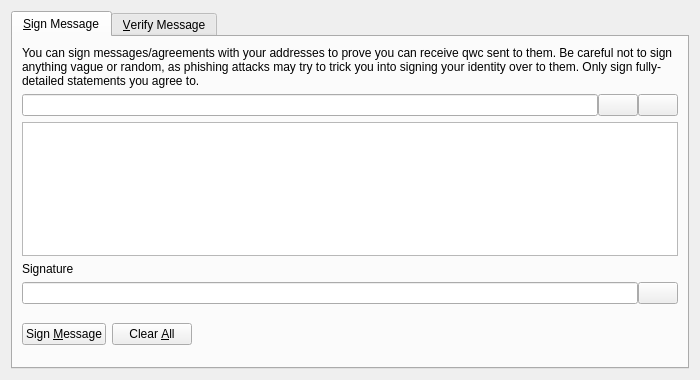
<?xml version="1.0" encoding="UTF-8"?>
<ui version="4.0">
 <class>SignVerifyMessageDialog</class>
 <widget class="QDialog" name="SignVerifyMessageDialog">
  <property name="geometry">
   <rect>
    <x>0</x>
    <y>0</y>
    <width>700</width>
    <height>380</height>
   </rect>
  </property>
  <property name="windowTitle">
   <string>Signatures - Sign / Verify a Message</string>
  </property>
  <property name="modal">
   <bool>true</bool>
  </property>
  <layout class="QVBoxLayout" name="verticalLayout">
   <item>
    <widget class="QTabWidget" name="tabWidget">
     <property name="currentIndex">
      <number>0</number>
     </property>
     <widget class="QWidget" name="tabSignMessage">
      <attribute name="title">
       <string>&amp;Sign Message</string>
      </attribute>
      <layout class="QVBoxLayout" name="verticalLayout_SM">
       <item>
        <widget class="QLabel" name="infoLabel_SM">
         <property name="text">
          <string>You can sign messages/agreements with your addresses to prove you can receive qwc sent to them. Be careful not to sign anything vague or random, as phishing attacks may try to trick you into signing your identity over to them. Only sign fully-detailed statements you agree to.</string>
         </property>
         <property name="textFormat">
          <enum>Qt::PlainText</enum>
         </property>
         <property name="wordWrap">
          <bool>true</bool>
         </property>
        </widget>
       </item>
       <item>
        <layout class="QHBoxLayout" name="horizontalLayout_1_SM">
         <property name="spacing">
          <number>0</number>
         </property>
         <item>
          <widget class="QValidatedLineEdit" name="addressIn_SM">
           <property name="toolTip">
            <string>The qwc address to sign the message with</string>
           </property>
          </widget>
         </item>
         <item>
          <widget class="QPushButton" name="addressBookButton_SM">
           <property name="toolTip">
            <string>Choose previously used address</string>
           </property>
           <property name="text">
            <string/>
           </property>
           <property name="shortcut">
            <string>Alt+A</string>
           </property>
           <property name="autoDefault">
            <bool>false</bool>
           </property>
          </widget>
         </item>
         <item>
          <widget class="QPushButton" name="pasteButton_SM">
           <property name="toolTip">
            <string>Paste address from clipboard</string>
           </property>
           <property name="text">
            <string/>
           </property>
           <property name="shortcut">
            <string>Alt+P</string>
           </property>
           <property name="autoDefault">
            <bool>false</bool>
           </property>
          </widget>
         </item>
        </layout>
       </item>
       <item>
        <widget class="QPlainTextEdit" name="messageIn_SM">
         <property name="toolTip">
          <string>Enter the message you want to sign here</string>
         </property>
        </widget>
       </item>
       <item>
        <widget class="QLabel" name="signatureLabel_SM">
         <property name="text">
          <string>Signature</string>
         </property>
         <property name="textFormat">
          <enum>Qt::PlainText</enum>
         </property>
        </widget>
       </item>
       <item>
        <layout class="QHBoxLayout" name="horizontalLayout_2_SM">
         <property name="spacing">
          <number>0</number>
         </property>
         <item>
          <widget class="QLineEdit" name="signatureOut_SM">
           <property name="font">
            <font>
             <italic>true</italic>
            </font>
           </property>
           <property name="readOnly">
            <bool>true</bool>
           </property>
          </widget>
         </item>
         <item>
          <widget class="QPushButton" name="copySignatureButton_SM">
           <property name="toolTip">
            <string>Copy the current signature to the system clipboard</string>
           </property>
           <property name="text">
            <string/>
           </property>
           <property name="autoDefault">
            <bool>false</bool>
           </property>
          </widget>
         </item>
        </layout>
       </item>
       <item>
        <layout class="QHBoxLayout" name="horizontalLayout_3_SM">
         <item>
          <widget class="QPushButton" name="signMessageButton_SM">
           <property name="toolTip">
            <string>Sign the message to prove you own this qwc address</string>
           </property>
           <property name="text">
            <string>Sign &amp;Message</string>
           </property>
           <property name="autoDefault">
            <bool>false</bool>
           </property>
          </widget>
         </item>
         <item>
          <widget class="QPushButton" name="clearButton_SM">
           <property name="toolTip">
            <string>Reset all sign message fields</string>
           </property>
           <property name="text">
            <string>Clear &amp;All</string>
           </property>
           <property name="autoDefault">
            <bool>false</bool>
           </property>
          </widget>
         </item>
         <item>
          <spacer name="horizontalSpacer_1_SM">
           <property name="orientation">
            <enum>Qt::Horizontal</enum>
           </property>
           <property name="sizeHint" stdset="0">
            <size>
             <width>40</width>
             <height>48</height>
            </size>
           </property>
          </spacer>
         </item>
         <item>
          <widget class="QLabel" name="statusLabel_SM">
           <property name="font">
            <font>
             <weight>75</weight>
             <bold>true</bold>
            </font>
           </property>
           <property name="text">
            <string/>
           </property>
           <property name="wordWrap">
            <bool>true</bool>
           </property>
          </widget>
         </item>
         <item>
          <spacer name="horizontalSpacer_2_SM">
           <property name="orientation">
            <enum>Qt::Horizontal</enum>
           </property>
           <property name="sizeHint" stdset="0">
            <size>
             <width>40</width>
             <height>48</height>
            </size>
           </property>
          </spacer>
         </item>
        </layout>
       </item>
      </layout>
     </widget>
     <widget class="QWidget" name="tabVerifyMessage">
      <attribute name="title">
       <string>&amp;Verify Message</string>
      </attribute>
      <layout class="QVBoxLayout" name="verticalLayout_VM">
       <item>
        <widget class="QLabel" name="infoLabel_VM">
         <property name="text">
          <string>Enter the receiver's address, message (ensure you copy line breaks, spaces, tabs, etc. exactly) and signature below to verify the message. Be careful not to read more into the signature than what is in the signed message itself, to avoid being tricked by a man-in-the-middle attack. Note that this only proves the signing party receives with the address, it cannot prove sendership of any transaction!</string>
         </property>
         <property name="textFormat">
          <enum>Qt::PlainText</enum>
         </property>
         <property name="alignment">
          <set>Qt::AlignLeading|Qt::AlignLeft|Qt::AlignTop</set>
         </property>
         <property name="wordWrap">
          <bool>true</bool>
         </property>
        </widget>
       </item>
       <item>
        <layout class="QHBoxLayout" name="horizontalLayout_1_VM">
         <property name="spacing">
          <number>0</number>
         </property>
         <item>
          <widget class="QValidatedLineEdit" name="addressIn_VM">
           <property name="toolTip">
            <string>The qwc address the message was signed with</string>
           </property>
          </widget>
         </item>
         <item>
          <widget class="QPushButton" name="addressBookButton_VM">
           <property name="toolTip">
            <string>Choose previously used address</string>
           </property>
           <property name="text">
            <string/>
           </property>
           <property name="shortcut">
            <string>Alt+A</string>
           </property>
           <property name="autoDefault">
            <bool>false</bool>
           </property>
          </widget>
         </item>
        </layout>
       </item>
       <item>
        <widget class="QPlainTextEdit" name="messageIn_VM"/>
       </item>
       <item>
        <widget class="QValidatedLineEdit" name="signatureIn_VM"/>
       </item>
       <item>
        <layout class="QHBoxLayout" name="horizontalLayout_2_VM">
         <item>
          <widget class="QPushButton" name="verifyMessageButton_VM">
           <property name="toolTip">
            <string>Verify the message to ensure it was signed with the specified qwc address</string>
           </property>
           <property name="text">
            <string>Verify &amp;Message</string>
           </property>
           <property name="autoDefault">
            <bool>false</bool>
           </property>
          </widget>
         </item>
         <item>
          <widget class="QPushButton" name="clearButton_VM">
           <property name="toolTip">
            <string>Reset all verify message fields</string>
           </property>
           <property name="text">
            <string>Clear &amp;All</string>
           </property>
           <property name="autoDefault">
            <bool>false</bool>
           </property>
          </widget>
         </item>
         <item>
          <spacer name="horizontalSpacer_1_VM">
           <property name="orientation">
            <enum>Qt::Horizontal</enum>
           </property>
           <property name="sizeHint" stdset="0">
            <size>
             <width>40</width>
             <height>48</height>
            </size>
           </property>
          </spacer>
         </item>
         <item>
          <widget class="QLabel" name="statusLabel_VM">
           <property name="font">
            <font>
             <weight>75</weight>
             <bold>true</bold>
            </font>
           </property>
           <property name="text">
            <string/>
           </property>
           <property name="wordWrap">
            <bool>true</bool>
           </property>
          </widget>
         </item>
         <item>
          <spacer name="horizontalSpacer_2_VM">
           <property name="orientation">
            <enum>Qt::Horizontal</enum>
           </property>
           <property name="sizeHint" stdset="0">
            <size>
             <width>40</width>
             <height>48</height>
            </size>
           </property>
          </spacer>
         </item>
        </layout>
       </item>
      </layout>
     </widget>
    </widget>
   </item>
  </layout>
 </widget>
 <customwidgets>
  <customwidget>
   <class>QValidatedLineEdit</class>
   <extends>QLineEdit</extends>
   <header>qvalidatedlineedit.h</header>
  </customwidget>
 </customwidgets>
 <resources>
  <include location="../qwc.qrc"/>
 </resources>
 <connections/>
</ui>
